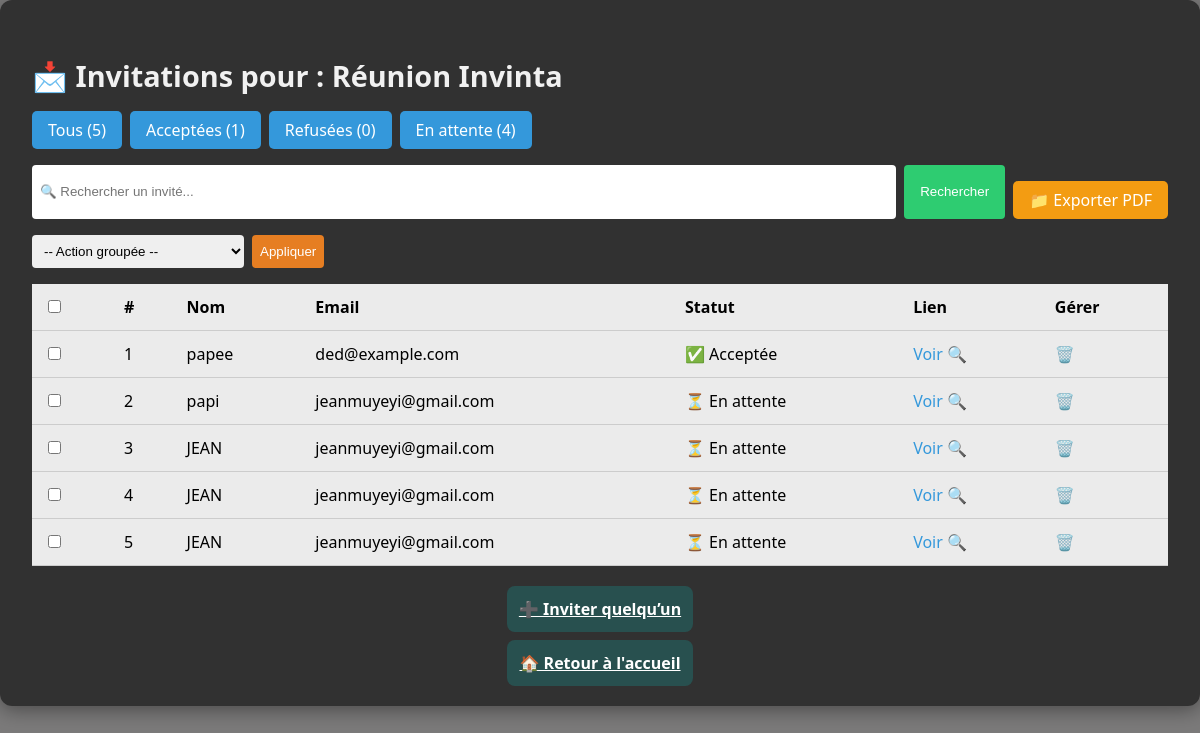
The page /evenement/2/invitations/ (signed in) on the database its author committed.
### core/models.py (models this page shows, shortened)
class Evenement(models.Model):
    organisateur = models.ForeignKey(User, on_delete=models.CASCADE)
    titre = models.CharField(max_length=100)
    date = models.DateTimeField()
    lieu = models.CharField(max_length=200)
    description = models.TextField(blank=True)
    style_invitation = models.CharField(
        max_length=20,
        choices=STYLE_CHOICES,
        default='classique',
        help_text="Style visuel prédéfini pour l'invitation."
    )
    image_evenement = models.ImageField(
        upload_to='evenements/',
        null=True,
        blank=True,
        help_text="Image d'illustration de l’événement."
    )

class Invitation(models.Model):
    evenement = models.ForeignKey(
        Evenement,
        on_delete=models.CASCADE,
        related_name="invitations",
        help_text="Événement auquel cette invitation est liée."
    )
    nom_invite = models.CharField(max_length=100)
    email = models.EmailField()
    numero_telephone = models.CharField(
        max_length=15,
        blank=True,
        null=True,
        help_text="Numéro de téléphone de l'invité."
    )
    statut = models.CharField(
        max_length=10,
        choices=[
            ("accepte", "Accepté"),
            ("refuse", "Refusé"),
            ("en_attente", "En attente")
        ],
        default="en_attente",
        help_text="Statut de la réponse de l'invité."
    )
    lien = models.UUIDField(
        default=uuid.uuid4,
        unique=True,
        editable=False,
        help_text="Lien unique pour chaque invitation."
    )
    date_reponse = models.DateTimeField(
        null=True,
        blank=True,
        help_text="Date de réponse de l'invité (si disponible)."
    )
    def get_absolute_url(self):
        return reverse('afficher_invitation', args=[self.id])

### core/views.py (the view, shortened to what this page needs)
# urls.py: path('evenement/<int:evenement_id>/invitations/', views.gestion_invitations, name='gestion_invitations'),
@login_required(login_url='login_vue')
def gestion_invitations(request, evenement_id):
    evenement = get_object_or_404(Evenement, id=evenement_id)
    invitations = Invitation.objects.filter(evenement=evenement)
    query = request.GET.get('q')
    if query:
        invitations = invitations.filter(nom_invite__icontains=query)
    statut = request.GET.get('statut')
    if statut in ['accepte', 'refuse', 'en_attente']:
        invitations = invitations.filter(statut=statut)
    total = invitations.count()
    nb_accepte = invitations.filter(statut="accepte").count()
    nb_refuse = invitations.filter(statut="refuse").count()
    nb_attente = invitations.filter(statut="en_attente").count()
    context = {
        'evenement': evenement,
        'invitations': invitations,
        'total': total,
        'nb_accepte': nb_accepte,
        'nb_refuse': nb_refuse,
        'nb_attente': nb_attente,
    }
    return render(request, 'core/gestion_invitations.html', context)

### core/templates/core/gestion_invitations.html (shortened to what this page needs)
{% load static %}
<!DOCTYPE html>
<html lang="fr">
  <head>
    <link rel="stylesheet" href="{% static 'css/gestion_invitations.css' %}" />
  </head>
  <body>
    <div class="gestion-bg">
      <div class="container transparent-box fade-in">
        <h2 class="page-title">
          📩 Invitations pour :
          <span class="event-title">{{ evenement.titre }}</span>
        </h2>
        <div class="filters">
          <a href="?" class="filter-btn">Tous ({{ total }})</a>
          <a href="?statut=accepte" class="filter-btn accepte">Acceptées ({{ nb_accepte }})</a>
          <a href="?statut=refuse" class="filter-btn refuse">Refusées ({{ nb_refuse }})</a>
          <a href="?statut=en_attente" class="filter-btn attente">En attente ({{ nb_attente }})</a>
        </div>
        <form method="GET" action="" class="search-form">
          <input type="text" name="q" placeholder="🔍 Rechercher un invité..." value="{{ request.GET.q }}">
          <button type="submit">Rechercher</button>
          <a href="{% url 'gestion_invitations' evenement.id %}?export_pdf=1" class="export-btn">📁 Exporter PDF</a>
        </form>
        <form method="POST" action="{% url 'action_invitations_groupees' evenement.id %}">
          <div class="bulk-actions">
            <select name="action">
              <option value="">-- Action groupée --</option>
            </select>
            <button type="submit">Appliquer</button>
          </div>
          <div class="table-wrapper">
            <table class="invitations-table fade-in">
              <thead>
                <tr>
                  <th><input type="checkbox" onclick="toggleAll(this)"></th>
                  <th>#</th>
                  <th>Nom</th>
                  <th>Email</th>
                  <th>Statut</th>
                  <th>Lien</th>
                  <th>Gérer</th>
                </tr>
              </thead>
              <tbody>
                {% for invite in invitations %}
                <tr class="invite-row">
                  <td><input type="checkbox" name="selection" value="{{ invite.id }}" class="select-invite"></td>
                  <td>{{ forloop.counter }}</td>
                  <td>{{ invite.nom_invite }}</td>
                  <td>{{ invite.email }}</td>
                  <td>
                    {% if invite.statut == "accepte" %} ✅ Acceptée
                    {% elif invite.statut == "refuse" %} ❌ Refusée
                    {% else %} ⏳ En attente {% endif %}
                  </td>
                  <td>
                    <a href="{{ invite.get_absolute_url }}" class="link-blue" target="_blank">Voir</a> 🔍
                  </td>
                  <td>
                    <a href="{% url 'supprimer_invitation' invite.id %}" class="action-delete" onclick="return confirm('Supprimer cette invitation ?');">🗑️</a>
                  </td>
                </tr>
                {% empty %}
                <tr>
                  <td colspan="6" class="no-invitation">Aucune invitation.</td>
                </tr>
                {% endfor %}
              </tbody>
            </table>
          </div>
        </form>
        <div class="add-btn-wrapper">
          <a href="{% url 'cree_invitation' evenement.id %}" class="add-btn">➕ Inviter quelqu’un</a>
        </div>
        <div class="add-btn-wrapper">
          <a href="{% url 'accueil_vue' %}" class="add-btn">🏠 Retour à l'accueil </a>
        </div>
      </div>
    </div>
  </body>
</html>

### core/static/css/gestion_invitations.css (style rules this page uses)
:root { --color-primary: #7b7a7a; --color-bg: #fff4f4; --color-dark: #1d1c1c; --color-text: #1e1e1e; --color-accent: #598280; --color-hover: #28504f; }
body { margin: 0; font-family: "Segoe UI", Tahoma, Geneva, Verdana, sans-serif; background-color: #7b7a7a; background-size: cover; color: #fff; }
.transparent-box { background: rgba(0, 0, 0, 0.6); padding: 2rem; border-radius: 12px; box-shadow: 0 4px 20px rgba(0, 0, 0, 0.4); }
.fade-in { animation: fadeIn 1s ease-in; }
h2.page-title { font-size: 1.8rem; margin-bottom: 1rem; color: #f1f1f1; }
.filters { margin: 1rem 0; display: flex; flex-wrap: wrap; gap: 0.5rem; }
.filter-btn { padding: 0.5rem 1rem; border-radius: 5px; background: #3498db; color: white; text-decoration: none; transition: background 0.3s; }
.search-form { margin-bottom: 1rem; display: flex; flex-wrap: wrap; gap: 0.5rem; }
.search-form input[type="text"] { flex: 1; padding: 0.5rem; border-radius: 4px; border: none; }
.search-form button { padding: 0.5rem 1rem; background: #2ecc71; border: none; border-radius: 4px; color: white; cursor: pointer; }
.bulk-actions { margin: 1rem 0; display: flex; gap: 0.5rem; flex-wrap: wrap; }
.bulk-actions select, .bulk-actions button { padding: 0.5rem; border-radius: 4px; border: none; }
.bulk-actions button { background-color: #e67e22; color: white; cursor: pointer; }
.export-btn { margin-top: 1rem; display: inline-block; padding: 0.5rem 1rem; background-color: #f39c12; color: #fff; border-radius: 5px; text-decoration: none; transition: background 0.3s; }
.table-wrapper { overflow-x: auto; margin-top: 1rem; }
.invitations-table { width: 100%; border-collapse: collapse; background-color: rgba(255, 255, 255, 0.9); color: #000; }
.invitations-table th, .invitations-table td { padding: 0.75rem; text-align: left; border-bottom: 1px solid #ccc; }
.link-blue { color: #3498db; text-decoration: none; }
.action-delete { color: red; text-decoration: none; font-weight: bold; }
.add-btn-wrapper { margin-top: 2rem; text-align: center; }
.add-btn { width: 100%; padding: 0.75rem; background: var(--color-hover); color: #fff; border: none; border-radius: 0.5rem; font-weight: bold; cursor: pointer; transition: background 0.2s; }

### rows shown on the page
Evenement: titre "Réunion Invinta"
Invitation: nom_invite "papee", email "ded@example.com", statut "✅ Acceptée"
Invitation: nom_invite "papi", email "jeanmuyeyi@gmail.com", statut "⏳ En attente"
Invitation: nom_invite "JEAN", email "jeanmuyeyi@gmail.com", statut "⏳ En attente"
Invitation: nom_invite "JEAN", email "jeanmuyeyi@gmail.com", statut "⏳ En attente"
Invitation: nom_invite "JEAN", email "jeanmuyeyi@gmail.com", statut "⏳ En attente"

### other values the page prints
{{ total }} "5"
{{ nb_accepte }} "1"
{{ nb_refuse }} "0"
{{ nb_attente }} "4"
